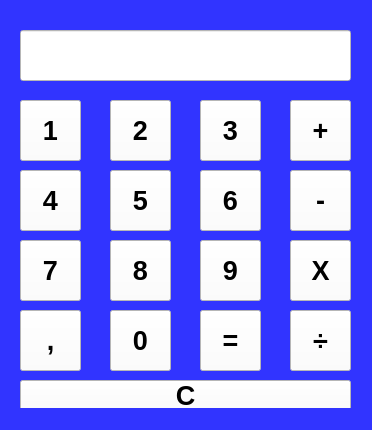
<?xml version="1.0" encoding="UTF-8"?>
<ui version="4.0">
 <class>MainWindow</class>
 <widget class="QMainWindow" name="MainWindow">
  <property name="geometry">
   <rect>
    <x>0</x>
    <y>0</y>
    <width>372</width>
    <height>430</height>
   </rect>
  </property>
  <property name="maximumSize">
   <size>
    <width>372</width>
    <height>430</height>
   </size>
  </property>
  <property name="windowTitle">
   <string>CALCULADORA -  MARCIEL</string>
  </property>
  <property name="windowIcon">
   <iconset>
    <normaloff>../../Downloads/icon.ico</normaloff>../../Downloads/icon.ico</iconset>
  </property>
  <property name="styleSheet">
   <string notr="true">background-color: rgb(49, 52, 255);</string>
  </property>
  <property name="iconSize">
   <size>
    <width>54</width>
    <height>54</height>
   </size>
  </property>
  <widget class="QWidget" name="centralwidget">
   <widget class="QPushButton" name="Btn1">
    <property name="geometry">
     <rect>
      <x>20</x>
      <y>100</y>
      <width>61</width>
      <height>61</height>
     </rect>
    </property>
    <property name="font">
     <font>
      <family>Tahoma</family>
      <pointsize>20</pointsize>
      <weight>75</weight>
      <bold>true</bold>
     </font>
    </property>
    <property name="styleSheet">
     <string notr="true">background-color: rgb(255, 255, 255);</string>
    </property>
    <property name="text">
     <string>1</string>
    </property>
   </widget>
   <widget class="QPushButton" name="Btn2">
    <property name="geometry">
     <rect>
      <x>110</x>
      <y>100</y>
      <width>61</width>
      <height>61</height>
     </rect>
    </property>
    <property name="font">
     <font>
      <family>Tahoma</family>
      <pointsize>20</pointsize>
      <weight>75</weight>
      <bold>true</bold>
     </font>
    </property>
    <property name="styleSheet">
     <string notr="true">background-color: rgb(255, 255, 255);</string>
    </property>
    <property name="text">
     <string>2</string>
    </property>
   </widget>
   <widget class="QPushButton" name="Btn3">
    <property name="geometry">
     <rect>
      <x>200</x>
      <y>100</y>
      <width>61</width>
      <height>61</height>
     </rect>
    </property>
    <property name="font">
     <font>
      <family>Tahoma</family>
      <pointsize>20</pointsize>
      <weight>75</weight>
      <bold>true</bold>
     </font>
    </property>
    <property name="styleSheet">
     <string notr="true">background-color: rgb(255, 255, 255);</string>
    </property>
    <property name="text">
     <string>3</string>
    </property>
   </widget>
   <widget class="QPushButton" name="Btn4">
    <property name="geometry">
     <rect>
      <x>20</x>
      <y>170</y>
      <width>61</width>
      <height>61</height>
     </rect>
    </property>
    <property name="font">
     <font>
      <family>Tahoma</family>
      <pointsize>20</pointsize>
      <weight>75</weight>
      <bold>true</bold>
     </font>
    </property>
    <property name="styleSheet">
     <string notr="true">background-color: rgb(255, 255, 255);</string>
    </property>
    <property name="text">
     <string>4</string>
    </property>
   </widget>
   <widget class="QPushButton" name="Btn5">
    <property name="geometry">
     <rect>
      <x>110</x>
      <y>170</y>
      <width>61</width>
      <height>61</height>
     </rect>
    </property>
    <property name="font">
     <font>
      <family>Tahoma</family>
      <pointsize>20</pointsize>
      <weight>75</weight>
      <bold>true</bold>
     </font>
    </property>
    <property name="styleSheet">
     <string notr="true">background-color: rgb(255, 255, 255);</string>
    </property>
    <property name="text">
     <string>5</string>
    </property>
   </widget>
   <widget class="QPushButton" name="Btn6">
    <property name="geometry">
     <rect>
      <x>200</x>
      <y>170</y>
      <width>61</width>
      <height>61</height>
     </rect>
    </property>
    <property name="font">
     <font>
      <family>Tahoma</family>
      <pointsize>20</pointsize>
      <weight>75</weight>
      <bold>true</bold>
     </font>
    </property>
    <property name="styleSheet">
     <string notr="true">background-color: rgb(255, 255, 255);</string>
    </property>
    <property name="text">
     <string>6</string>
    </property>
   </widget>
   <widget class="QPushButton" name="Btn7">
    <property name="geometry">
     <rect>
      <x>20</x>
      <y>240</y>
      <width>61</width>
      <height>61</height>
     </rect>
    </property>
    <property name="font">
     <font>
      <family>Tahoma</family>
      <pointsize>20</pointsize>
      <weight>75</weight>
      <bold>true</bold>
     </font>
    </property>
    <property name="styleSheet">
     <string notr="true">background-color: rgb(255, 255, 255);</string>
    </property>
    <property name="text">
     <string>7</string>
    </property>
   </widget>
   <widget class="QPushButton" name="Btn8">
    <property name="geometry">
     <rect>
      <x>110</x>
      <y>240</y>
      <width>61</width>
      <height>61</height>
     </rect>
    </property>
    <property name="font">
     <font>
      <family>Tahoma</family>
      <pointsize>20</pointsize>
      <weight>75</weight>
      <bold>true</bold>
     </font>
    </property>
    <property name="styleSheet">
     <string notr="true">background-color: rgb(255, 255, 255);</string>
    </property>
    <property name="text">
     <string>8</string>
    </property>
   </widget>
   <widget class="QPushButton" name="Btn9">
    <property name="geometry">
     <rect>
      <x>200</x>
      <y>240</y>
      <width>61</width>
      <height>61</height>
     </rect>
    </property>
    <property name="font">
     <font>
      <family>Tahoma</family>
      <pointsize>20</pointsize>
      <weight>75</weight>
      <bold>true</bold>
     </font>
    </property>
    <property name="styleSheet">
     <string notr="true">background-color: rgb(255, 255, 255);</string>
    </property>
    <property name="text">
     <string>9</string>
    </property>
   </widget>
   <widget class="QPushButton" name="Btnmul">
    <property name="geometry">
     <rect>
      <x>290</x>
      <y>240</y>
      <width>61</width>
      <height>61</height>
     </rect>
    </property>
    <property name="font">
     <font>
      <family>Tahoma</family>
      <pointsize>20</pointsize>
      <weight>75</weight>
      <bold>true</bold>
     </font>
    </property>
    <property name="styleSheet">
     <string notr="true">background-color: rgb(255, 255, 255);</string>
    </property>
    <property name="text">
     <string>X</string>
    </property>
   </widget>
   <widget class="QPushButton" name="Btnmai">
    <property name="geometry">
     <rect>
      <x>290</x>
      <y>100</y>
      <width>61</width>
      <height>61</height>
     </rect>
    </property>
    <property name="font">
     <font>
      <family>Tahoma</family>
      <pointsize>20</pointsize>
      <weight>75</weight>
      <bold>true</bold>
     </font>
    </property>
    <property name="styleSheet">
     <string notr="true">background-color: rgb(255, 255, 255);</string>
    </property>
    <property name="text">
     <string>+</string>
    </property>
   </widget>
   <widget class="QPushButton" name="Btnmen">
    <property name="geometry">
     <rect>
      <x>290</x>
      <y>170</y>
      <width>61</width>
      <height>61</height>
     </rect>
    </property>
    <property name="font">
     <font>
      <family>Tahoma</family>
      <pointsize>20</pointsize>
      <weight>75</weight>
      <bold>true</bold>
     </font>
    </property>
    <property name="styleSheet">
     <string notr="true">background-color: rgb(255, 255, 255);</string>
    </property>
    <property name="text">
     <string>-</string>
    </property>
   </widget>
   <widget class="QPushButton" name="Btndiv">
    <property name="geometry">
     <rect>
      <x>290</x>
      <y>310</y>
      <width>61</width>
      <height>61</height>
     </rect>
    </property>
    <property name="font">
     <font>
      <family>Tahoma</family>
      <pointsize>20</pointsize>
      <weight>75</weight>
      <bold>true</bold>
     </font>
    </property>
    <property name="styleSheet">
     <string notr="true">background-color: rgb(255, 255, 255);</string>
    </property>
    <property name="text">
     <string>÷</string>
    </property>
   </widget>
   <widget class="QPushButton" name="Btn0">
    <property name="geometry">
     <rect>
      <x>110</x>
      <y>310</y>
      <width>61</width>
      <height>61</height>
     </rect>
    </property>
    <property name="font">
     <font>
      <family>Tahoma</family>
      <pointsize>20</pointsize>
      <weight>75</weight>
      <bold>true</bold>
     </font>
    </property>
    <property name="styleSheet">
     <string notr="true">background-color: rgb(255, 255, 255);</string>
    </property>
    <property name="text">
     <string>0</string>
    </property>
   </widget>
   <widget class="QPushButton" name="Btnper">
    <property name="geometry">
     <rect>
      <x>20</x>
      <y>310</y>
      <width>61</width>
      <height>61</height>
     </rect>
    </property>
    <property name="font">
     <font>
      <family>Tahoma</family>
      <pointsize>20</pointsize>
      <weight>75</weight>
      <bold>true</bold>
     </font>
    </property>
    <property name="styleSheet">
     <string notr="true">background-color: rgb(255, 255, 255);</string>
    </property>
    <property name="text">
     <string>,</string>
    </property>
   </widget>
   <widget class="QPushButton" name="Btnc">
    <property name="geometry">
     <rect>
      <x>200</x>
      <y>310</y>
      <width>61</width>
      <height>61</height>
     </rect>
    </property>
    <property name="font">
     <font>
      <family>Tahoma</family>
      <pointsize>20</pointsize>
      <weight>75</weight>
      <bold>true</bold>
     </font>
    </property>
    <property name="styleSheet">
     <string notr="true">background-color: rgb(255, 255, 255);</string>
    </property>
    <property name="text">
     <string>=</string>
    </property>
   </widget>
   <widget class="QPushButton" name="Btnli">
    <property name="geometry">
     <rect>
      <x>20</x>
      <y>380</y>
      <width>331</width>
      <height>31</height>
     </rect>
    </property>
    <property name="font">
     <font>
      <family>Tahoma</family>
      <pointsize>20</pointsize>
      <weight>75</weight>
      <bold>true</bold>
     </font>
    </property>
    <property name="layoutDirection">
     <enum>Qt::RightToLeft</enum>
    </property>
    <property name="styleSheet">
     <string notr="true">background-color: rgb(255, 255, 255);</string>
    </property>
    <property name="text">
     <string>C</string>
    </property>
   </widget>
   <widget class="QLineEdit" name="txttela">
    <property name="enabled">
     <bool>false</bool>
    </property>
    <property name="geometry">
     <rect>
      <x>20</x>
      <y>30</y>
      <width>331</width>
      <height>51</height>
     </rect>
    </property>
    <property name="font">
     <font>
      <family>Tahoma</family>
      <pointsize>20</pointsize>
     </font>
    </property>
    <property name="styleSheet">
     <string notr="true">background-color: rgb(255, 255, 255);</string>
    </property>
   </widget>
  </widget>
  <widget class="QStatusBar" name="statusbar"/>
 </widget>
 <resources/>
 <connections/>
</ui>
